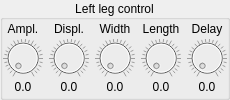
         <widget class="QGroupBox" name="groupBox_10">
          <property name="title">
           <string>Left leg control</string>
          </property>
          <property name="alignment">
           <set>Qt::AlignCenter</set>
          </property>
          <layout class="QGridLayout" name="gridLayout_10">
           <property name="leftMargin">
            <number>0</number>
           </property>
           <property name="topMargin">
            <number>0</number>
           </property>
           <property name="rightMargin">
            <number>0</number>
           </property>
           <property name="bottomMargin">
            <number>2</number>
           </property>
           <property name="verticalSpacing">
            <number>0</number>
           </property>
           <item row="0" column="0">
            <widget class="QLabel" name="label_35">
             <property name="sizePolicy">
              <sizepolicy hsizetype="Minimum" vsizetype="Minimum">
               <horstretch>0</horstretch>
               <verstretch>0</verstretch>
              </sizepolicy>
             </property>
             <property name="minimumSize">
              <size>
               <width>40</width>
               <height>0</height>
              </size>
             </property>
             <property name="maximumSize">
              <size>
               <width>40</width>
               <height>16777215</height>
              </size>
             </property>
             <property name="text">
              <string>Ampl.</string>
             </property>
             <property name="alignment">
              <set>Qt::AlignCenter</set>
             </property>
            </widget>
           </item>
           <item row="0" column="1">
            <widget class="QLabel" name="label_36">
             <property name="sizePolicy">
              <sizepolicy hsizetype="Minimum" vsizetype="Minimum">
               <horstretch>0</horstretch>
               <verstretch>0</verstretch>
              </sizepolicy>
             </property>
             <property name="minimumSize">
              <size>
               <width>40</width>
               <height>0</height>
              </size>
             </property>
             <property name="maximumSize">
              <size>
               <width>40</width>
               <height>16777215</height>
              </size>
             </property>
             <property name="text">
              <string>Displ.</string>
             </property>
             <property name="alignment">
              <set>Qt::AlignCenter</set>
             </property>
            </widget>
           </item>
           <item row="0" column="2">
            <widget class="QLabel" name="label_37">
             <property name="sizePolicy">
              <sizepolicy hsizetype="Minimum" vsizetype="Minimum">
               <horstretch>0</horstretch>
               <verstretch>0</verstretch>
              </sizepolicy>
             </property>
             <property name="minimumSize">
              <size>
               <width>40</width>
               <height>0</height>
              </size>
             </property>
             <property name="maximumSize">
              <size>
               <width>40</width>
               <height>16777215</height>
              </size>
             </property>
             <property name="text">
              <string>Width</string>
             </property>
             <property name="alignment">
              <set>Qt::AlignCenter</set>
             </property>
            </widget>
           </item>
           <item row="0" column="3">
            <widget class="QLabel" name="label_38">
             <property name="sizePolicy">
              <sizepolicy hsizetype="Minimum" vsizetype="Minimum">
               <horstretch>0</horstretch>
               <verstretch>0</verstretch>
              </sizepolicy>
             </property>
             <property name="minimumSize">
              <size>
               <width>40</width>
               <height>0</height>
              </size>
             </property>
             <property name="maximumSize">
              <size>
               <width>40</width>
               <height>16777215</height>
              </size>
             </property>
             <property name="text">
              <string>Length</string>
             </property>
             <property name="alignment">
              <set>Qt::AlignCenter</set>
             </property>
            </widget>
           </item>
           <item row="0" column="4">
            <widget class="QLabel" name="label_39">
             <property name="sizePolicy">
              <sizepolicy hsizetype="Minimum" vsizetype="Minimum">
               <horstretch>0</horstretch>
               <verstretch>0</verstretch>
              </sizepolicy>
             </property>
             <property name="minimumSize">
              <size>
               <width>40</width>
               <height>0</height>
              </size>
             </property>
             <property name="maximumSize">
              <size>
               <width>40</width>
               <height>16777215</height>
              </size>
             </property>
             <property name="text">
              <string>Delay</string>
             </property>
             <property name="alignment">
              <set>Qt::AlignCenter</set>
             </property>
            </widget>
           </item>
           <item row="1" column="0">
            <widget class="QDial" name="lk1">
             <property name="enabled">
              <bool>false</bool>
             </property>
             <property name="sizePolicy">
              <sizepolicy hsizetype="Fixed" vsizetype="Minimum">
               <horstretch>50</horstretch>
               <verstretch>50</verstretch>
              </sizepolicy>
             </property>
             <property name="minimumSize">
              <size>
               <width>40</width>
               <height>40</height>
              </size>
             </property>
             <property name="maximumSize">
              <size>
               <width>40</width>
               <height>40</height>
              </size>
             </property>
             <property name="sizeIncrement">
              <size>
               <width>0</width>
               <height>0</height>
              </size>
             </property>
             <property name="toolTip">
              <string>&lt;html&gt;&lt;head/&gt;&lt;body&gt;&lt;p&gt;Knee swing amplitude (degrees)&lt;/p&gt;&lt;/body&gt;&lt;/html&gt;</string>
             </property>
             <property name="minimum">
              <number>0</number>
             </property>
             <property name="maximum">
              <number>100</number>
             </property>
             <property name="pageStep">
              <number>5</number>
             </property>
             <property name="value">
              <number>0</number>
             </property>
             <property name="sliderPosition">
              <number>0</number>
             </property>
             <property name="tracking">
              <bool>false</bool>
             </property>
             <property name="invertedAppearance">
              <bool>false</bool>
             </property>
             <property name="wrapping">
              <bool>false</bool>
             </property>
             <property name="notchesVisible">
              <bool>true</bool>
             </property>
            </widget>
           </item>
           <item row="1" column="1">
            <widget class="QDial" name="lk2">
             <property name="enabled">
              <bool>false</bool>
             </property>
             <property name="sizePolicy">
              <sizepolicy hsizetype="Fixed" vsizetype="Minimum">
               <horstretch>40</horstretch>
               <verstretch>40</verstretch>
              </sizepolicy>
             </property>
             <property name="minimumSize">
              <size>
               <width>40</width>
               <height>40</height>
              </size>
             </property>
             <property name="maximumSize">
              <size>
               <width>40</width>
               <height>40</height>
              </size>
             </property>
             <property name="sizeIncrement">
              <size>
               <width>0</width>
               <height>0</height>
              </size>
             </property>
             <property name="toolTip">
              <string>&lt;html&gt;&lt;head/&gt;&lt;body&gt;&lt;p&gt;Peak displacement&lt;/p&gt;&lt;/body&gt;&lt;/html&gt;</string>
             </property>
             <property name="minimum">
              <number>0</number>
             </property>
             <property name="maximum">
              <number>100</number>
             </property>
             <property name="pageStep">
              <number>5</number>
             </property>
             <property name="value">
              <number>0</number>
             </property>
             <property name="sliderPosition">
              <number>0</number>
             </property>
             <property name="tracking">
              <bool>false</bool>
             </property>
             <property name="invertedAppearance">
              <bool>false</bool>
             </property>
             <property name="wrapping">
              <bool>false</bool>
             </property>
             <property name="notchesVisible">
              <bool>true</bool>
             </property>
            </widget>
           </item>
           <item row="1" column="2">
            <widget class="QDial" name="lk3">
             <property name="enabled">
              <bool>false</bool>
             </property>
             <property name="sizePolicy">
              <sizepolicy hsizetype="Fixed" vsizetype="Minimum">
               <horstretch>50</horstretch>
               <verstretch>50</verstretch>
              </sizepolicy>
             </property>
             <property name="minimumSize">
              <size>
               <width>40</width>
               <height>40</height>
              </size>
             </property>
             <property name="maximumSize">
              <size>
               <width>40</width>
               <height>40</height>
              </size>
             </property>
             <property name="sizeIncrement">
              <size>
               <width>0</width>
               <height>0</height>
              </size>
             </property>
             <property name="toolTip">
              <string>&lt;html&gt;&lt;head/&gt;&lt;body&gt;&lt;p&gt;Peak width&lt;/p&gt;&lt;/body&gt;&lt;/html&gt;</string>
             </property>
             <property name="minimum">
              <number>0</number>
             </property>
             <property name="maximum">
              <number>100</number>
             </property>
             <property name="pageStep">
              <number>5</number>
             </property>
             <property name="value">
              <number>0</number>
             </property>
             <property name="sliderPosition">
              <number>0</number>
             </property>
             <property name="tracking">
              <bool>false</bool>
             </property>
             <property name="invertedAppearance">
              <bool>false</bool>
             </property>
             <property name="wrapping">
              <bool>false</bool>
             </property>
             <property name="notchesVisible">
              <bool>true</bool>
             </property>
            </widget>
           </item>
           <item row="1" column="3">
            <widget class="QDial" name="lk4">
             <property name="enabled">
              <bool>false</bool>
             </property>
             <property name="sizePolicy">
              <sizepolicy hsizetype="Fixed" vsizetype="Minimum">
               <horstretch>50</horstretch>
               <verstretch>50</verstretch>
              </sizepolicy>
             </property>
             <property name="minimumSize">
              <size>
               <width>40</width>
               <height>40</height>
              </size>
             </property>
             <property name="maximumSize">
              <size>
               <width>40</width>
               <height>40</height>
              </size>
             </property>
             <property name="sizeIncrement">
              <size>
               <width>0</width>
               <height>0</height>
              </size>
             </property>
             <property name="toolTip">
              <string>&lt;html&gt;&lt;head/&gt;&lt;body&gt;&lt;p&gt;Swing cycle length (seconds)&lt;/p&gt;&lt;/body&gt;&lt;/html&gt;</string>
             </property>
             <property name="minimum">
              <number>0</number>
             </property>
             <property name="maximum">
              <number>100</number>
             </property>
             <property name="pageStep">
              <number>5</number>
             </property>
             <property name="value">
              <number>0</number>
             </property>
             <property name="sliderPosition">
              <number>0</number>
             </property>
             <property name="tracking">
              <bool>false</bool>
             </property>
             <property name="invertedAppearance">
              <bool>false</bool>
             </property>
             <property name="wrapping">
              <bool>false</bool>
             </property>
             <property name="notchesVisible">
              <bool>true</bool>
             </property>
            </widget>
           </item>
           <item row="1" column="4">
            <widget class="QDial" name="lk5">
             <property name="enabled">
              <bool>false</bool>
             </property>
             <property name="sizePolicy">
              <sizepolicy hsizetype="Fixed" vsizetype="Minimum">
               <horstretch>50</horstretch>
               <verstretch>50</verstretch>
              </sizepolicy>
             </property>
             <property name="minimumSize">
              <size>
               <width>40</width>
               <height>40</height>
              </size>
             </property>
             <property name="maximumSize">
              <size>
               <width>40</width>
               <height>40</height>
              </size>
             </property>
             <property name="sizeIncrement">
              <size>
               <width>0</width>
               <height>0</height>
              </size>
             </property>
             <property name="toolTip">
              <string>&lt;html&gt;&lt;head/&gt;&lt;body&gt;&lt;p&gt;Swing start delay (seconds)&lt;/p&gt;&lt;/body&gt;&lt;/html&gt;</string>
             </property>
             <property name="minimum">
              <number>0</number>
             </property>
             <property name="maximum">
              <number>100</number>
             </property>
             <property name="pageStep">
              <number>5</number>
             </property>
             <property name="value">
              <number>0</number>
             </property>
             <property name="sliderPosition">
              <number>0</number>
             </property>
             <property name="tracking">
              <bool>false</bool>
             </property>
             <property name="invertedAppearance">
              <bool>false</bool>
             </property>
             <property name="wrapping">
              <bool>false</bool>
             </property>
             <property name="notchesVisible">
              <bool>true</bool>
             </property>
            </widget>
           </item>
           <item row="2" column="0">
            <widget class="QLabel" name="ld1">
             <property name="sizePolicy">
              <sizepolicy hsizetype="Minimum" vsizetype="Minimum">
               <horstretch>0</horstretch>
               <verstretch>0</verstretch>
              </sizepolicy>
             </property>
             <property name="minimumSize">
              <size>
               <width>40</width>
               <height>0</height>
              </size>
             </property>
             <property name="maximumSize">
              <size>
               <width>40</width>
               <height>16777215</height>
              </size>
             </property>
             <property name="text">
              <string>0.0</string>
             </property>
             <property name="alignment">
              <set>Qt::AlignCenter</set>
             </property>
            </widget>
           </item>
           <item row="2" column="1">
            <widget class="QLabel" name="ld2">
             <property name="sizePolicy">
              <sizepolicy hsizetype="Minimum" vsizetype="Minimum">
               <horstretch>0</horstretch>
               <verstretch>0</verstretch>
              </sizepolicy>
             </property>
             <property name="minimumSize">
              <size>
               <width>40</width>
               <height>0</height>
              </size>
             </property>
             <property name="maximumSize">
              <size>
               <width>40</width>
               <height>16777215</height>
              </size>
             </property>
             <property name="text">
              <string>0.0</string>
             </property>
             <property name="alignment">
              <set>Qt::AlignCenter</set>
             </property>
            </widget>
           </item>
           <item row="2" column="2">
            <widget class="QLabel" name="ld3">
             <property name="sizePolicy">
              <sizepolicy hsizetype="Minimum" vsizetype="Minimum">
               <horstretch>0</horstretch>
               <verstretch>0</verstretch>
              </sizepolicy>
             </property>
             <property name="minimumSize">
              <size>
               <width>40</width>
               <height>0</height>
              </size>
             </property>
             <property name="maximumSize">
              <size>
               <width>40</width>
               <height>16777215</height>
              </size>
             </property>
             <property name="text">
              <string>0.0</string>
             </property>
             <property name="alignment">
              <set>Qt::AlignCenter</set>
             </property>
            </widget>
           </item>
           <item row="2" column="3">
            <widget class="QLabel" name="ld4">
             <property name="sizePolicy">
              <sizepolicy hsizetype="Minimum" vsizetype="Minimum">
               <horstretch>0</horstretch>
               <verstretch>0</verstretch>
              </sizepolicy>
             </property>
             <property name="minimumSize">
              <size>
               <width>40</width>
               <height>0</height>
              </size>
             </property>
             <property name="maximumSize">
              <size>
               <width>40</width>
               <height>16777215</height>
              </size>
             </property>
             <property name="text">
              <string>0.0</string>
             </property>
             <property name="alignment">
              <set>Qt::AlignCenter</set>
             </property>
            </widget>
           </item>
           <item row="2" column="4">
            <widget class="QLabel" name="ld5">
             <property name="sizePolicy">
              <sizepolicy hsizetype="Minimum" vsizetype="Minimum">
               <horstretch>0</horstretch>
               <verstretch>0</verstretch>
              </sizepolicy>
             </property>
             <property name="minimumSize">
              <size>
               <width>40</width>
               <height>0</height>
              </size>
             </property>
             <property name="maximumSize">
              <size>
               <width>40</width>
               <height>16777215</height>
              </size>
             </property>
             <property name="text">
              <string>0.0</string>
             </property>
             <property name="alignment">
              <set>Qt::AlignCenter</set>
             </property>
            </widget>
           </item>
          </layout>
         </widget>
